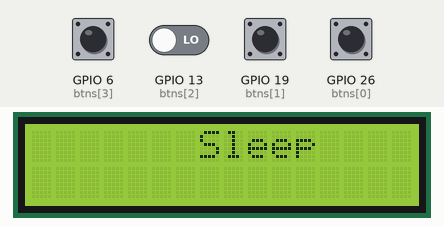
Recording of a program running on a simulated Raspberry Pi (BCM pin numbers). Shown: 16×2 character LCD. Inputs (shaded band) come from the test bench; at power-on: GPIO 26 (btns[0]) HIGH, GPIO 6 (btns[3]), GPIO 13 (btns[2]), GPIO 19 (btns[1]) LOW.

Above: at 1.4 s.
1.5 s: GPIO 19 (btns[1]) pulled HIGH for 2.35 s
At 3.7 s:
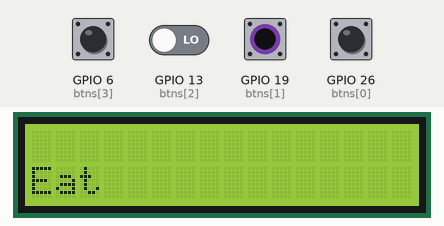
5.7 s: GPIO 26 (btns[0]) pulled LOW for 2.35 s
At 7.5 s:
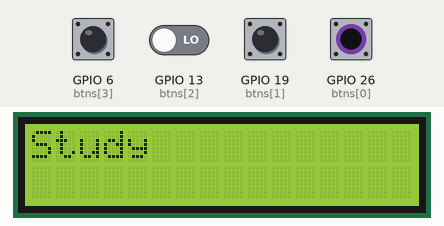
9.8 s: GPIO 13 (btns[2]) driven HIGH and GPIO 19 (btns[1]) driven HIGH
At 11.2 s:
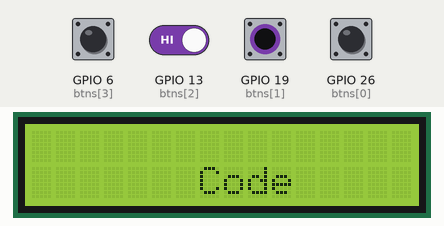
12.5 s: GPIO 13 (btns[2]) driven LOW
At 14.8 s:
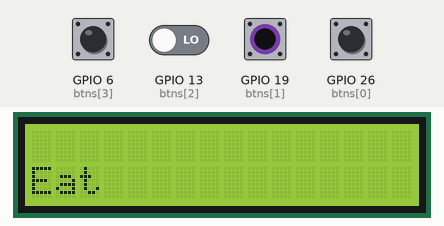
15.9 s: GPIO 13 (btns[2]) driven HIGH
At 17.2 s:
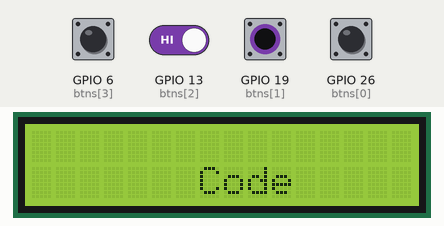
Timing chart, 0 to 18.9 s (numbered marks = the images above; inputs shaded):
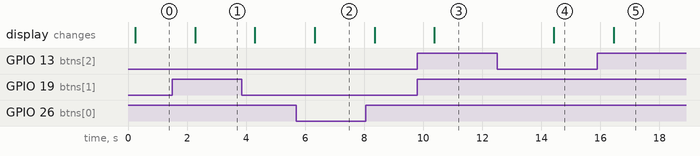

Measured:
- after the input at 1.5 s, the display: changes after 0.77 s (image 1)
- after the input at 5.7 s, the display: changes after 0.63 s (image 2)
- after the input at 9.8 s, the display: changes after 0.58 s (image 3)
- after the input at 12.5 s, the display: changes after 1.9 s (image 4)
- after the input at 15.9 s, the display: changes after 0.55 s (image 5)

The program:

LCD_with_button_control.py
```python
import I2C_LCD_driver  #Load I2C_LCD Library
import time             #load time library
import RPi.GPIO as GPIO #load GPIO Library

btns = [26, 19, 13, 6]

GPIO.setwarnings(False) # supress warnings
GPIO.setmode(GPIO.BCM) # USE GPIO pin numbering

#initialize components
for btn in btns:
    GPIO.setup(btn, GPIO.IN)

lcd = I2C_LCD_driver.lcd()

def display1():
    lcd.lcd_display_string("Study",1,0)
    time.sleep(2)
    lcd.lcd_clear()

def display2():
    lcd.lcd_display_string("Sleep",1,7)
    time.sleep(2)
    lcd.lcd_clear()

def display3():
    lcd.lcd_display_string("Eat",2,0)
    time.sleep(2)
    lcd.lcd_clear()
def display4():
    lcd.lcd_display_string("Code",2,7)
    time.sleep(2)
    lcd.lcd_clear()

while True:
    if  GPIO.input(btns[0]) == False:
        display1()
    elif GPIO.input(btns[1]) == False:
        display2()
    elif GPIO.input(btns[2]) == False:
        display3()
    elif GPIO.input(btns[3]) == False:
        display4()

GPIO.cleanup() 
```
